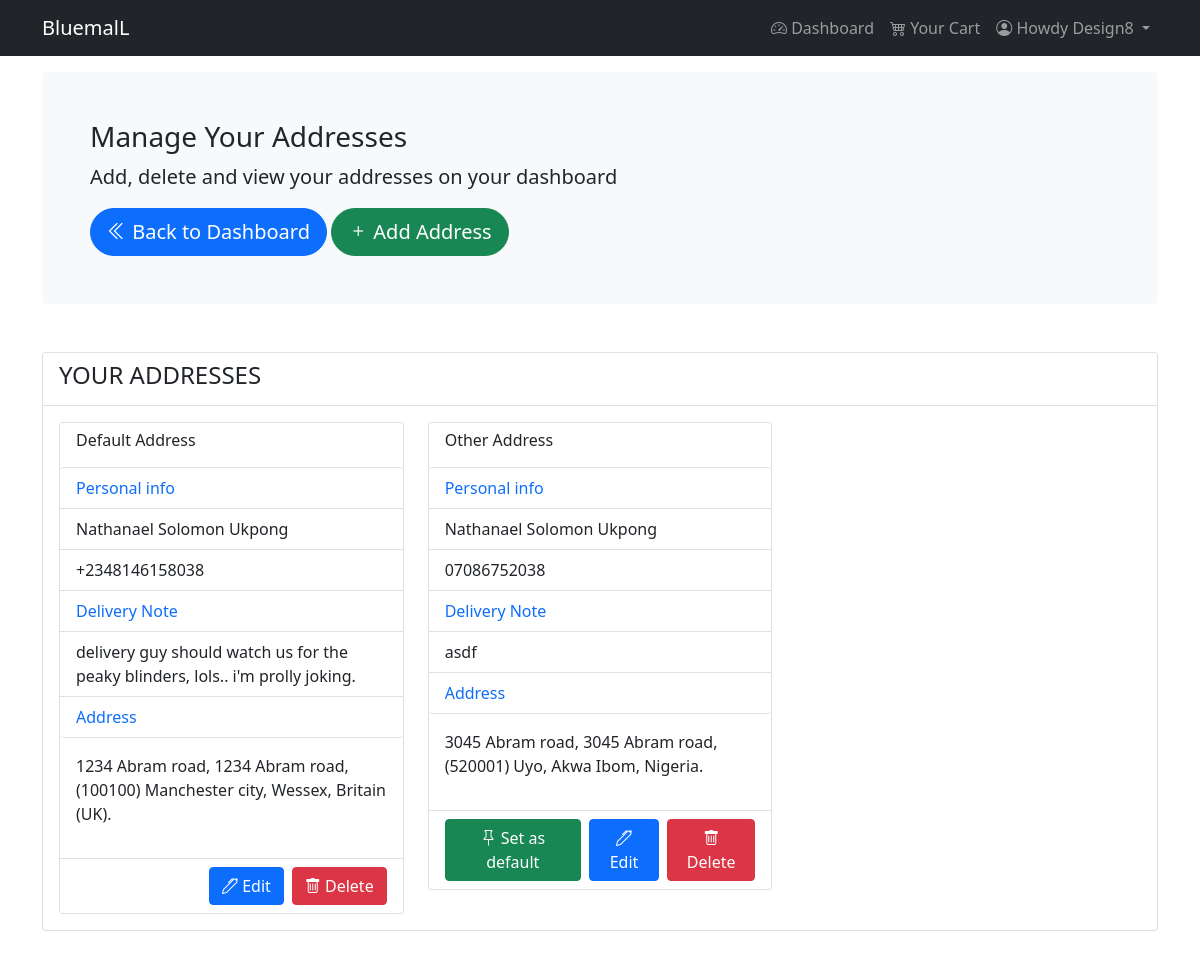
/account/addresses/ (signed in), run on the app's committed database.
### account/models.py (models this page shows, shortened)
class Customer(AbstractBaseUser, PermissionsMixin):
    name            = models.CharField(max_length=150)
    email           = models.EmailField(_('email address'), unique=True)
    mobile          = models.CharField(max_length=20, blank=True)
    is_active       = models.BooleanField(default=False)
    is_staff        = models.BooleanField(default=False)
    created_at      = models.DateTimeField(auto_now_add=True)
    updated_at      = models.DateTimeField(auto_now=True)
    objects = CustomAccountManager()
    USERNAME_FIELD  = 'email'
    REQUIRED_FIELDS = ['name']
    class Meta:
        verbose_name = 'Accounts'
        verbose_name_plural = 'Accounts'
        unique_together = ('email', 'name')

class Address(models.Model):
    id              = models.UUIDField(primary_key=True,
                                       default=uuid.uuid4,
                                       editable=False
                                       )
    customer        = models.ForeignKey(Customer,
                                        verbose_name=_('Customer'),
                                        on_delete=models.CASCADE,
                                        related_name='customer_address'
                                        )
    full_name       = models.CharField(_('Full Name'), max_length=200)
    phone           = models.CharField(_('Phone Number'), max_length=15)
    address_line_1  = models.CharField(_('Address Line 1'), max_length=150)
    address_line_2  = models.CharField(_('Address Line 2'), max_length=150)
    postcode        = models.CharField(_('Post Code'), max_length=6)
    town            = models.CharField(_('City/Town'), max_length=150)
    state           = models.CharField(_('State/Province'), max_length=150)
    country         = CountryField(blank_label=_('Select Country'))
    notes           = models.TextField(_('Delivery Notes'), max_length=300)
    default         = models.BooleanField(_('Default'), default=False)
    created_at      = models.DateTimeField(_('Created_at'), auto_now_add=True)
    updated_at      = models.DateTimeField(_('Updated_at'), auto_now=True)
    class Meta:
        verbose_name =        "Address"
        verbose_name_plural = "Addresses"

### account/views.py (the view)
# urls.py: path('addresses/', views.user_addresses, name='addresses'),
@login_required
def user_addresses(request):
    if request.method == 'POST':
        address_form = UserAddressForm(data=request.POST)
        if address_form.is_valid():
            address_form = address_form.save(commit=False)
            address_form.customer = request.user
            address_form.save()
            messages.success(request, 'Address added')
            return redirect('account:addresses')
    else:
        address_form = UserAddressForm()
    user = request.user.id
    addresses = Address.objects.filter(customer_id=user).order_by('-default')
    return render(request, 'account/user/addresses.html', {
        'addresses': addresses,
        'address_form': address_form,
    })

### cart/context_processors.py (called while the page is built)
def cart(request):
    return {
        'cart': Cart(request),
    }

### store/context_processors.py (called while the page is built)
def categories(request):
    categories = Category.objects.filter(is_active=True)
    return {
        'categories': categories,
    }

### templates/account/user/addresses.html (shortened to what this page needs)
{% extends 'account/user/base.html' %}
{% block pre-content %}
    <h1 class="h3">Manage Your Addresses</h1>
    <p class="lead"> Add, delete and view your addresses on your dashboard </p>
    <a class="btn btn-lg btn-primary rounded-5" href="{% url 'account:dashboard' %}" role="button">
        <span class="bi bi-chevron-double-left"></span> Back to Dashboard
    </a>
    <a class="btn btn-lg btn-success rounded-5" href="#addAddressModal" role="button" data-bs-toggle="modal">
        <span class="bi bi-plus"></span> Add Address
    </a>
{% endblock pre-content %}
{% block content %}
<div class="col-12">
    <div class="card">
        <div class="card-header bg-white">
            <h4 class="card-title text-uppercase"> Your Addresses </h4>
        </div>
        <div class="card-body">
        {% if addresses.count > 0 %}
        <div class="row">
            {% for address in addresses %}
            <div class="col-md-4">
                <div class="card">
                    <div class="card-header bg-white border-bottom-0">
                        {% if address.default %}
                        <h6 class="card-title">Default Address</h6>
                        {% else %}
                        <h6 class="h6 card-title">Other Address</h6>
                        {% endif %}
                    </div>
                    <ul class="address-menu list-group">
                        <li class="list-group-item disabled text-primary"> Personal info</li>
                        <li class="list-group-item">{{ address.full_name }}</li>
                        <li class="list-group-item">{{ address.phone }}</li>
                        <li class="list-group-item disabled text-primary"> Delivery Note </li>
                        <li class="list-group-item">
                            {{ address.notes }}
                        </li>
                        <li class="list-group-item disabled text-primary"> Address </li>
                    </ul>
                    <address class="address p-3">
                        {{ address.address_line_1 }}, {{ address.address_line_1 }},
                        ({{ address.postcode }}) {{ address.town }},
                        {{ address.state }}, {{ address.country.name }}.
                    </address>
                    <div class="card-footer d-flex justify-content-end bg-white">
                        {% if not address.default %}
                        <a href="#setDefaultAddressModal{{ address.id }}" class="btn btn-success me-2" data-bs-toggle="modal">
                            <span class="bi bi-pin"></span> Set as default
                        </a>
                        {% endif %}
                        <a href="{% url 'account:edit_address' address.id %}" class="btn btn-primary me-2">
                            <span class="bi bi-pen"></span> Edit
                        </a>
                        <a href="#delAddressModal{{ address.id }}" data-bs-toggle="modal"
                        class="btn btn-danger">
                            <span class="bi bi-trash"></span> Delete
                        </a>
                    </div>
                </div>
            </div>
            {% endfor %}
        </div>
        {% else %}
            <div class="alert alert-info">
                You've not added any address yet! Start adding address to continue.
            </div>
        {% endif %}
        </div>
    </div>
</div>
{% endblock content %}

### templates/account/user/base.html (shortened to what this page needs)
{% load static %}<!doctype html>
<html lang="en">
  <head>
    <link href="{% static 'bootstrap/css/bootstrap.min.css' %}" rel="stylesheet">
    <link href="{% static 'bootstrap/css/bootstrap-icons.css' %}" rel="stylesheet" type="text/css">
    <link href="{% static 'css/dashboard/dashboard.css' %}" rel="stylesheet" type="text/css">
  </head>
  <body>
    <header>
        <nav class="navbar navbar-expand-sm navbar-dark bg-dark static-bottom ">
            <div class="container">
                <a class="navbar-brand" href="{% url 'store:home' %}">BluemalL</a>
                <div class="collapse navbar-collapse" id="navbarCollapse">
                    <ul class="navbar-nav ms-auto">
                        <li class="nav-item">
                            <a class="nav-link" href="{% url 'account:dashboard' %}">
                                <span class="bi bi-speedometer2"></span> Dashboard
                            </a>
                        </li>
                        <li class="nav-item">
                            <a class="nav-link" href="{% url 'cart:cart' %}">
                                <span class="bi bi-cart4"></span> Your Cart
                            </a>
                        </li>
                        <li class="nav-item dropdown">
                            <a class="nav-link dropdown-toggle" href="#" id="navbarDropdown" role="button" data-bs-toggle="dropdown" aria-expanded="false">
                              {% if request.user.is_authenticated %}
                              <span class="bi bi-person-circle"></span> Howdy {{ user.name }}{% endif %}
                            </a>
                          </li>
                    </ul>
                </div>
            </div>
        </nav>
        <main class="container">
            <div class="bg-light p-5 rounded mt-3">
                {% block pre-content %}{% endblock pre-content %}
            </div>
        </main>
    </header>
    <section class="py-5">
        <div class="container">
            <div class="row">
                {% block content %}{% endblock content %}
            </div>
        </div>
    </section>
    </body>
</html>

### static/css/dashboard/dashboard.css (style rules this page uses)
.rounded-5 { border-radius: 2rem; -webkit-border-radius: 2rem; -moz-border-radius: 2rem; -ms-border-radius: 2rem; -o-border-radius: 2rem; }
a { text-decoration: none; }
.address-menu .list-group-item { border-left: none; border-right: none; }
.address-menu .list-group-item:last-child { border-bottom: none; }

### data on the page
Customer: name "Design8"
Address: default "Default Address", full_name "Nathanael Solomon Ukpong", phone "+2348146158038", notes "delivery guy should watch us for the peaky blinders, lols.. i'm prolly joking.", address_line_1 "1234 Abram road", postcode "100100", town "Manchester city", state "Wessex", country.name "Britain (UK)"
Address: default "Other Address", full_name "Nathanael Solomon Ukpong", phone "07086752038", notes "asdf", address_line_1 "3045 Abram road", postcode "520001", town "Uyo", state "Akwa Ibom", country.name "Nigeria"
